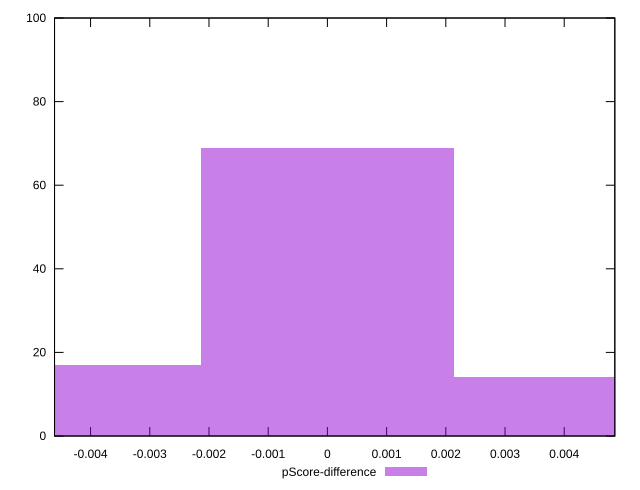

This chart was generated by the following gnuplot code:
reset

$pScoreDifference <<EOF
0 69
0.00427978636458585 14
-0.00427978636458585 17
EOF

set key outside below
set boxwidth 0.00427978636458585
set xrange [-0.0046085896607376275:0.00485458082769763]
set yrange [0:100]
set trange [0:100]
set style fill transparent solid 0.5 noborder
set terminal svg size 640, 490 enhanced background rgb 'white'
set output "report_00014_2021-02-09T15:56:05.503Z/estimated-input-latency/samples/pages+cached+noadtech+nomedia+nocss/pScore-difference/histogram.svg"

plot $pScoreDifference title "pScore-difference" with boxes

reset
